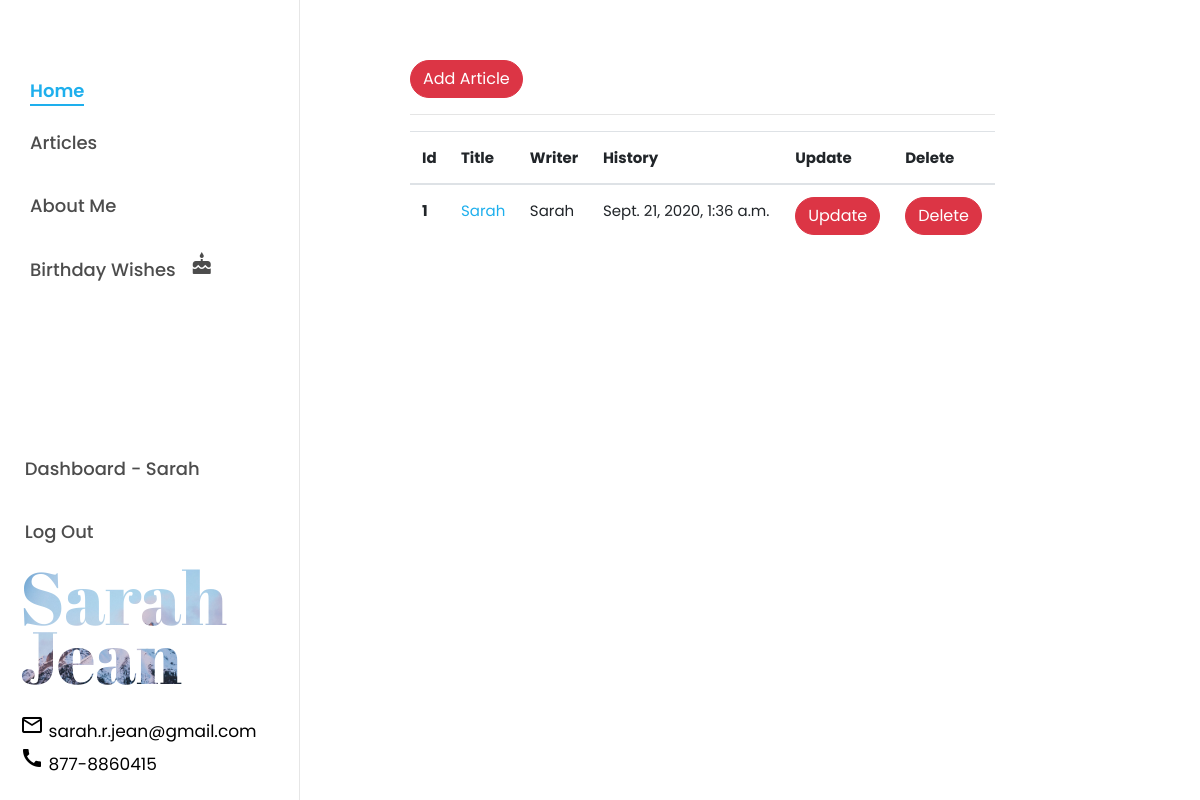
Screenshot of /articles/dashboard/ (signed in) with the database file from the repository.
### article/models.py (models this page shows, shortened)
class Article(models.Model):
    author = models.ForeignKey("auth.User",on_delete = models.CASCADE,verbose_name = "Author ")
    title = models.CharField(max_length = 50,verbose_name = "Title")
    content = RichTextField()
    created_date = models.DateTimeField(auto_now_add=True,verbose_name="Created On")
    article_image = models.FileField(blank = True,null = True,verbose_name="Image", default="bg_1.jpg")
    slug = models.SlugField(unique=True, max_length=100)
    class Meta:
        ordering = ['-created_date']

### article/views.py (the view)
# urls.py: path('dashboard/',views.dashboard,name = "dashboard"),
@login_required(login_url="user:login")
def dashboard(request):
    articles = Article.objects.filter(author=request.user)
    context = {
        "articles": articles
    }
    return render(request, "dashboard.html", context)

### templates/dashboard.html
{% extends "includes/colornav.html" %}
{% block body %}
<div class="row" style="margin-top: 5%;">
    <div class="center col-md-6 col=sm-3 offset-md-4 offset-sm-3" h>
        <a class="btn btn-danger" href="{% url 'article:addarticle' %}">Add Article </a>
        <hr>
        {% if articles %}
        <table class="table">
            <thead>
                <tr>
                    <th scope="col">Id</th>
                    <th scope="col">Title</th>
                    <th scope="col">Writer</th>
                    <th scope="col">History</th>
                    <th scope="col">Update</th>
                    <th scope="col">Delete</th>
                </tr>
            </thead>
            <tbody>
                {% for article in articles %}
                <tr>
                    <th scope="row">{{article.id}}</th>
                    <td><a href="{% url 'article:detail' article.slug %}">{{article.title}}</a></td>
                    <td>{{article.author.username}}</td>
                    <td>{{article.created_date}}</td>
                    <td><a href="{% url 'article:update' article.slug %}" class="btn btn-danger">Update</a></td>
                    <td><a href="{% url 'article:delete' article.slug %}" class="btn btn-danger">Delete</a> </td>
                </tr>
                {% endfor %}
            </tbody>
        </table>
        {% else %}
        <div class="alert alert-danger">
            You dont have any articles yet...
        </div>
        {% endif %}
    </div>
</div>
{% endblock body %}

### templates/includes/colornav.html (shortened to what this page needs)
{% load static %}
<!DOCTYPE html>
<html lang="en">
<head>
    <link rel="stylesheet" href="{% static 'css/open-iconic-bootstrap.min.css' %}">
    <link rel="stylesheet" href="{% static 'css/animate.css' %}">
    <link rel="stylesheet" href="{% static 'css/owl.carousel.min.css' %}">
    <link rel="stylesheet" href="{% static 'css/owl.theme.default.min.css' %}">
    <link rel="stylesheet" href="{% static 'css/magnific-popup.css' %}">
    <link rel="stylesheet" href="{% static 'css/aos.css' %}">
    <link rel="stylesheet" href="{% static 'css/ionicons.min.css' %}">
    <link rel="stylesheet" href="{% static 'css/bootstrap-datepicker.css' %}">
    <link rel="stylesheet" href="{% static 'css/jquery.timepicker.css' %}">
    <link rel="stylesheet" href="{% static 'css/flaticon.css' %}">
    <link rel="stylesheet" href="{% static 'css/icomoon.css' %}">
    <link rel="stylesheet" href="{% static 'css/style1.css' %}">
</head>
<body>
    <div id="colorlib-page">
        <div>
            <aside id="colorlib-aside" role="complementary" class="js-fullheight">
                <nav id="colorlib-main-menu" role="navigation">
                    <ul>
                        <li class="colorlib-active"><a href="/">Home</a></li>
                        <li class="nav-item active">
                            <a class="nav-link" href="{% url 'article:articles'  %}">Articles</a>
                        </li>
                        {% if request.user.is_authenticated %}
                        <li><a class="nav-link" href="{% url 'about'  %}">About Me</a></li>
                        {% endif %}
                        <li><a class="nav-link" href="{% url 'messages'  %}">Birthday Wishes &nbsp; <i class="material-icons">cake</i></a></li>
                    </ul>
                </nav>
                <div class="colorlib-footer">
                    <nav id="colorlib-main-menu" role="navigation">
                        <ul>
                            {% if request.user.is_authenticated %}
                            <li class="nav-item active">
                                <a class="nav-link" href="{% url 'article:dashboard'  %}">&nbsp;Dashboard - {{request.user.username}}</a>
                            </li>
                            <li class="nav-item active">
                                <a class="nav-link" href="{% url 'user:logout'  %}">&nbsp;Log Out</a>
                            </li>
                            {% endif %}
                        </ul>
                        <h1 id="colorlib-logo" class="mb-4"><a href="/"
                                style="background-image: url({% static 'images/bg_1.jpg' %});">Sarah
                                <span>Jean</span></a>
                        </h1>
                        <a href="mailto:sarah.r.jean@gmail.com"><i class="material-icons left">mail_outline</i>
                            sarah.r.jean@gmail.com</a><br>
                        <a href="tel:8778860415"><i class="material-icons left">call</i> 877-8860415</a>
                </div>
            </aside>
        </div>
        <div>
            {% block body %}
            {% endblock body %}
        </div>
    </div>
</body>

### rows the page displays
Article: id "1", title "Sarah", author.username "Sarah", created_date "Sept. 21, 2020, 1:36 a.m."

### other values shown
{{ request.user.username }} "Sarah"
